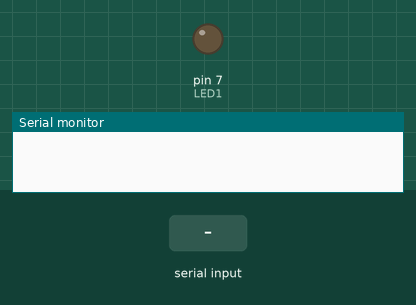
Simulated run of this sketch. Board: Arduino Uno, built with avr-gcc and run on an emulated ATmega328P. On the bench: output pins drawn as LEDs (lit = HIGH), the last lines printed to the serial monitor. The test bench sets the inputs (shaded band).

Above: at 1.2 s.
1.3 s: "on" received over the second serial link
At 3.0 s:
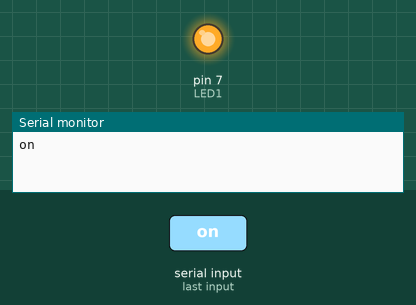
3.8 s: "off" received over the second serial link
At 6.1 s:
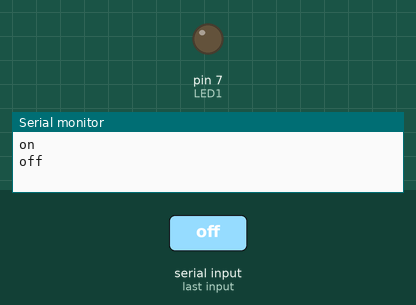
Timing chart, 0 to 7.6 s (numbered marks = the images above; inputs shaded):
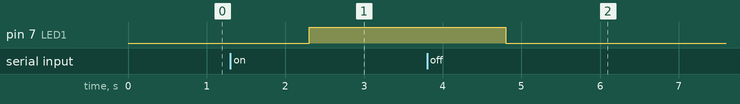

The sketch:

sketch_mar20a.ino
```cpp
#include <SoftwareSerial.h>

#define LED1  7

SoftwareSerial loraSerial(9, 8); // TX, RX

void setup() {
  pinMode(LED1, OUTPUT);
  Serial.begin(9600);
  loraSerial.begin(9600);
}

void loop() {
  if(loraSerial.available() > 1){
    String input = loraSerial.readString();
    Serial.println(input);
    if(input == "on") {
      digitalWrite(LED1, HIGH);
    }
    if(input == "off") {
      digitalWrite(LED1, LOW);
    }
  }
  delay(20);
}
```

Measured:
- after the input at 1.3 s, pin 7 (LED1): LOW → HIGH after 1.0 s
- after the input at 3.8 s, pin 7 (LED1): HIGH → LOW after 1.0 s
